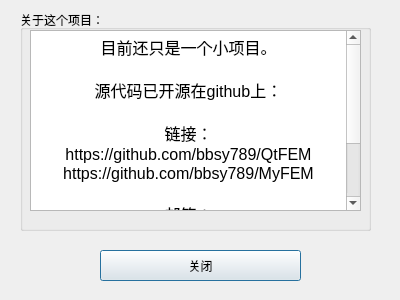
<?xml version="1.0" encoding="UTF-8"?>
<ui version="4.0">
 <class>AboutDialog</class>
 <widget class="QDialog" name="AboutDialog">
  <property name="geometry">
   <rect>
    <x>0</x>
    <y>0</y>
    <width>400</width>
    <height>300</height>
   </rect>
  </property>
  <property name="windowTitle">
   <string>关于</string>
  </property>
  <widget class="QGroupBox" name="groupBox">
   <property name="geometry">
    <rect>
     <x>20</x>
     <y>10</y>
     <width>351</width>
     <height>221</height>
    </rect>
   </property>
   <property name="title">
    <string>关于这个项目：</string>
   </property>
   <widget class="QTextBrowser" name="textBrowser">
    <property name="geometry">
     <rect>
      <x>10</x>
      <y>20</y>
      <width>331</width>
      <height>181</height>
     </rect>
    </property>
    <property name="html">
     <string>&lt;!DOCTYPE HTML PUBLIC &quot;-//W3C//DTD HTML 4.0//EN&quot; &quot;http://www.w3.org/TR/REC-html40/strict.dtd&quot;&gt;
&lt;html&gt;&lt;head&gt;&lt;meta name=&quot;qrichtext&quot; content=&quot;1&quot; /&gt;&lt;style type=&quot;text/css&quot;&gt;
p, li { white-space: pre-wrap; }
&lt;/style&gt;&lt;/head&gt;&lt;body style=&quot; font-family:'SimSun'; font-size:9pt; font-weight:400; font-style:normal;&quot;&gt;
&lt;p align=&quot;center&quot; style=&quot; margin-top:0px; margin-bottom:0px; margin-left:0px; margin-right:0px; -qt-block-indent:0; text-indent:0px;&quot;&gt;&lt;span style=&quot; font-size:12pt;&quot;&gt;目前还只是一个小项目。&lt;/span&gt;&lt;/p&gt;
&lt;p align=&quot;center&quot; style=&quot;-qt-paragraph-type:empty; margin-top:0px; margin-bottom:0px; margin-left:0px; margin-right:0px; -qt-block-indent:0; text-indent:0px; font-size:12pt;&quot;&gt;&lt;br /&gt;&lt;/p&gt;
&lt;p align=&quot;center&quot; style=&quot; margin-top:0px; margin-bottom:0px; margin-left:0px; margin-right:0px; -qt-block-indent:0; text-indent:0px;&quot;&gt;&lt;span style=&quot; font-size:12pt;&quot;&gt;源代码已开源在github上：&lt;/span&gt;&lt;/p&gt;
&lt;p align=&quot;center&quot; style=&quot;-qt-paragraph-type:empty; margin-top:0px; margin-bottom:0px; margin-left:0px; margin-right:0px; -qt-block-indent:0; text-indent:0px; font-size:12pt;&quot;&gt;&lt;br /&gt;&lt;/p&gt;
&lt;p align=&quot;center&quot; style=&quot; margin-top:0px; margin-bottom:0px; margin-left:0px; margin-right:0px; -qt-block-indent:0; text-indent:0px;&quot;&gt;&lt;span style=&quot; font-size:12pt; color:#000000;&quot;&gt;链接：&lt;/span&gt;&lt;/p&gt;
&lt;p align=&quot;center&quot; style=&quot; margin-top:0px; margin-bottom:0px; margin-left:0px; margin-right:0px; -qt-block-indent:0; text-indent:0px;&quot;&gt;&lt;span style=&quot; font-size:12pt; color:#000000;&quot;&gt;https://github.com/bbsy789/QtFEM&lt;/span&gt;&lt;/p&gt;
&lt;p align=&quot;center&quot; style=&quot; margin-top:0px; margin-bottom:0px; margin-left:0px; margin-right:0px; -qt-block-indent:0; text-indent:0px;&quot;&gt;&lt;span style=&quot; font-size:12pt; color:#000000;&quot;&gt;https://github.com/bbsy789/MyFEM&lt;/span&gt;&lt;/p&gt;
&lt;p align=&quot;center&quot; style=&quot;-qt-paragraph-type:empty; margin-top:0px; margin-bottom:0px; margin-left:0px; margin-right:0px; -qt-block-indent:0; text-indent:0px; font-size:12pt; color:#000000;&quot;&gt;&lt;br /&gt;&lt;/p&gt;
&lt;p align=&quot;center&quot; style=&quot; margin-top:0px; margin-bottom:0px; margin-left:0px; margin-right:0px; -qt-block-indent:0; text-indent:0px;&quot;&gt;&lt;span style=&quot; font-size:12pt; color:#000000;&quot;&gt;邮箱：&lt;/span&gt;&lt;/p&gt;
&lt;p align=&quot;center&quot; style=&quot; margin-top:0px; margin-bottom:0px; margin-left:0px; margin-right:0px; -qt-block-indent:0; text-indent:0px;&quot;&gt;&lt;span style=&quot; font-size:12pt; color:#000000;&quot;&gt;bbsy789@126.com&lt;/span&gt;&lt;/p&gt;
&lt;p align=&quot;center&quot; style=&quot;-qt-paragraph-type:empty; margin-top:0px; margin-bottom:0px; margin-left:0px; margin-right:0px; -qt-block-indent:0; text-indent:0px; font-size:12pt;&quot;&gt;&lt;br /&gt;&lt;/p&gt;
&lt;p align=&quot;center&quot; style=&quot;-qt-paragraph-type:empty; margin-top:0px; margin-bottom:0px; margin-left:0px; margin-right:0px; -qt-block-indent:0; text-indent:0px; font-size:12pt; text-decoration: underline; color:#0000ff;&quot;&gt;&lt;br /&gt;&lt;/p&gt;
&lt;p align=&quot;center&quot; style=&quot;-qt-paragraph-type:empty; margin-top:0px; margin-bottom:0px; margin-left:0px; margin-right:0px; -qt-block-indent:0; text-indent:0px; font-size:12pt;&quot;&gt;&lt;br /&gt;&lt;/p&gt;&lt;/body&gt;&lt;/html&gt;</string>
    </property>
   </widget>
  </widget>
  <widget class="QPushButton" name="pushButton">
   <property name="geometry">
    <rect>
     <x>100</x>
     <y>250</y>
     <width>201</width>
     <height>31</height>
    </rect>
   </property>
   <property name="text">
    <string>关闭</string>
   </property>
  </widget>
 </widget>
 <resources/>
 <connections>
  <connection>
   <sender>pushButton</sender>
   <signal>clicked()</signal>
   <receiver>AboutDialog</receiver>
   <slot>close()</slot>
   <hints>
    <hint type="sourcelabel">
     <x>200</x>
     <y>265</y>
    </hint>
    <hint type="destinationlabel">
     <x>199</x>
     <y>149</y>
    </hint>
   </hints>
  </connection>
 </connections>
</ui>
